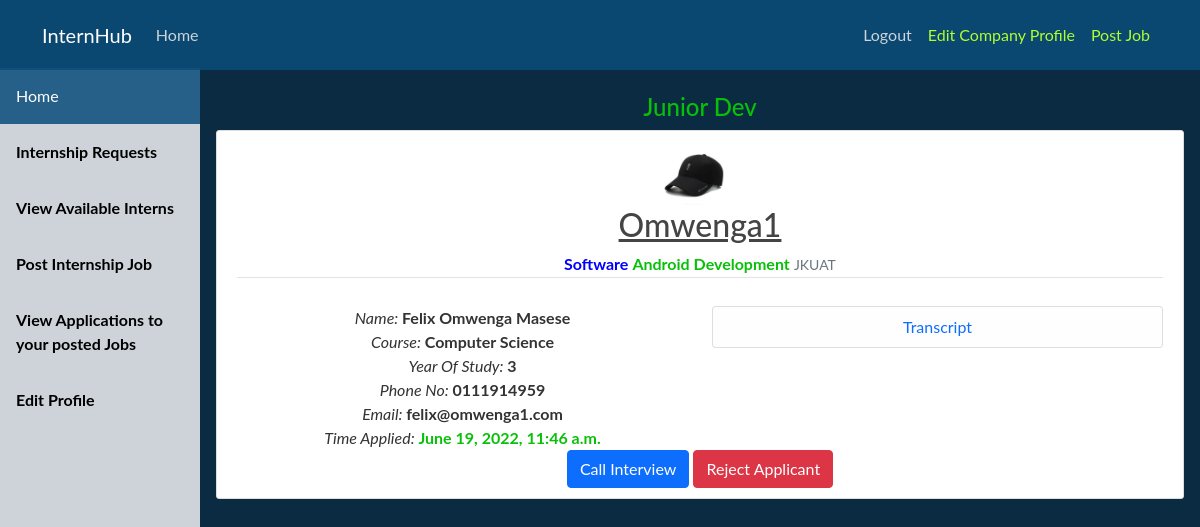
Page /company/view-job-applicants/1 (signed in) on the committed database.
### company/models.py (models this page shows)
class InternJob(models.Model):
   company = models.ForeignKey(Company, on_delete=models.CASCADE)
   title = models.CharField(max_length=100, null=False)
   deadline = models.DateTimeField()
   resume = models.CharField(max_length=20)
   transcript = models.CharField(max_length=20)
   recommendation = models.CharField(max_length=20)
   cover_letter = models.CharField(max_length=20)
   requirements = models.TextField()

class JobApplication(models.Model):
    job = models.ForeignKey(InternJob, on_delete = models.CASCADE)
    student = models.ForeignKey(Student, on_delete = models.CASCADE)
    time_applied = models.DateTimeField(default=timezone.now)
    resume = models.FileField(upload_to='resume', null=True)
    recommendation = models.FileField(upload_to='recommendation', null=True)
    transcript = models.FileField(upload_to='transcript', null=True)
    cover_letter = models.FileField(upload_to='cover_letter', null=True)
    feedback = models.CharField(max_length=20, default = 'Pending')

### student/models.py (models this page shows, shortened)
class Student(models.Model):
    user = models.OneToOneField(User, on_delete=models.CASCADE)#student.user.username
    middleName = models.CharField(max_length=200, null=True)#student.middlename
    phoneNo = models.CharField(max_length=14, null=True)
    school = models.CharField(max_length=255, null=False)
    course = models.CharField(max_length=255, null=False)
    yearOfStudy = models.CharField(max_length=10, null=False)
    headline = models.CharField(max_length=50, null=True)
    field = models.CharField(max_length=50, null=True)
    profilePic = models.ImageField(default='default.jpg', upload_to='profile_pics')

### company/views.py (the view)
# urls.py: path('view-job-applicants/<int:param>', views.view_job_applicants, name='job-applicants'),
@login_required
def view_job_applicants(request, param):
    job = InternJob.objects.filter(pk=param).first()
    applications = job.jobapplication_set.filter(feedback='Pending').all()
    context = {
        'applications': applications,
        'job': job
    }
    print(job.recommendation)
    return render(request, 'company/view_job_applicants.html', context=context)

### company/templates/company/view_job_applicants.html (shortened to what this page needs)
{% extends 'company/dashboard_base.html' %}
{% block body %}
<br>
<h4 style="color: #09c009;">{{ job.title }}</h4>
{% if applications|length == 0 %}
    <h2>No Applications Made So far or only Rejected Applications Are available</h2>
{% else %}
    {% for application in applications %}
        <article class="media content-section">
            <img  class="rounded-circle article-img" src="{{ application.student.profilePic.url }}" >
            <div class="media-body">
                <h2><a class="article-title" href="#">{{ application.student.user.username }}</a></h2>
                <div class="article-metadata">
                    <b style="color: blue;" >{{ application.student.field }}</b>
                    <b style="color: #09c009;" >{{ application.student.headline }}</b>
                    <small class="text-muted">{{ application.student.school }}</small>
                </div>
                <div class="article-content row">
                    <div class="col">
                        <i>Name: </i> <b>{{ application.student.user.first_name }} {{ application.student.middleName }} {{ application.student.user.last_name }}</b>
                        <i>Course: </i> <b>{{ application.student.course }}</b>
                        <i>Year Of Study: </i> <b>{{ application.student.yearOfStudy }}</b>
                        <i>Phone No: </i> <b>{{ application.student.phoneNo }}</b>
                        <i>Email: </i> <b>{{ application.student.user.email }}</b>
                        <i>Time Applied: </i> <b style="color: #09c009;">{{ application.time_applied }}</b>
                    </div>
                    <div class="col">
                        <ul class="list-group">
                            {% if job.transcript == 'Yes' %}
                                <li class="list-group-item list-group-item-light"><a href="{{ application.transcript.url }}" target=”_blank” style="text-decoration: none;">Transcript</a></li>
                            {% endif %}
                        </ul>
                    </div>
                </div>
                <a class="btn btn-primary" href="{% url 'create-interview' application.pk %}" role="button">Call Interview</a>
                <a class="btn btn-danger" href="#" role="button" data-bs-toggle="modal" data-bs-target="#exampleModal">Reject Applicant</a>
            </div>
        </article>
    {% endfor %}
{% endif %}
{% endblock %}

### Intern/static/Intern/main.css (style rules this page uses)
body { background: #fafafa; color: #333333; margin-top: 5rem; }
h1, h2, h3, h4, h5, h6 { color: #444444; }
ul { margin: 0; }
.content-section { background: #ffffff; padding: 10px 20px; border: 1px solid #dddddd; border-radius: 3px; margin-bottom: 20px; }
.article-title { color: #444444; }
.article-content { white-space: pre-line; }
.article-img { height: 65px; width: 65px; margin-right: 16px; }
.article-metadata { padding-bottom: 1px; margin-bottom: 4px; border-bottom: 1px solid #e3e3e3 }

### company/templates/company/dashboard_base.html (style rules this page uses)
body { margin: 0; font-family: "Lato", sans-serif; }

### rows in the picture
InternJob: title "Junior Dev"
JobApplication: student.profilePic (picture), student.user.username "Omwenga1", student.field "Software", student.headline "Android Development", student.school "JKUAT", student.user.first_name "Felix", student.middleName "Omwenga", student.user.last_name "Masese", student.course "Computer Science", student.yearOfStudy "3", student.phoneNo "0111914959", student.user.email "felix@omwenga1.com", time_applied "June 19, 2022, 11:46 a.m."
